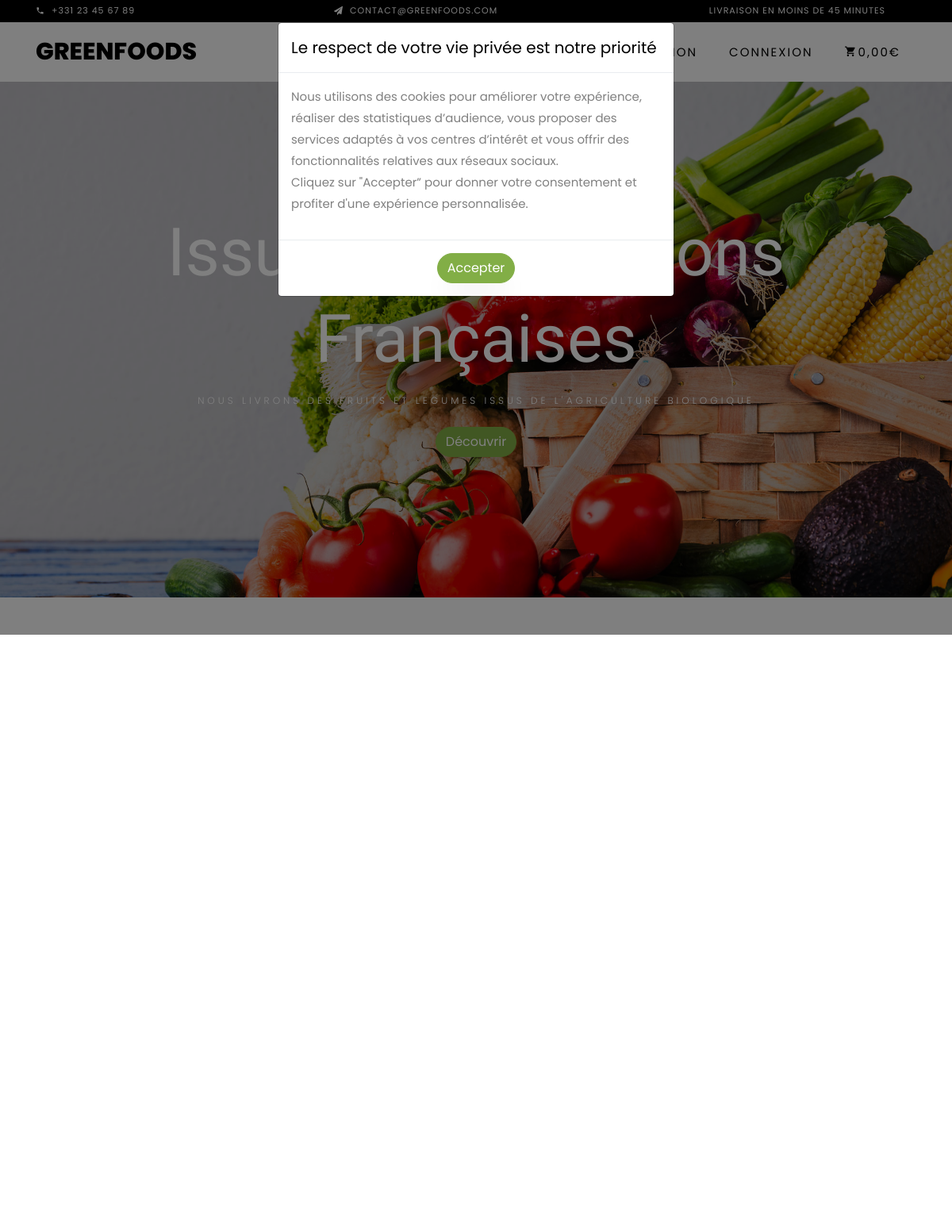
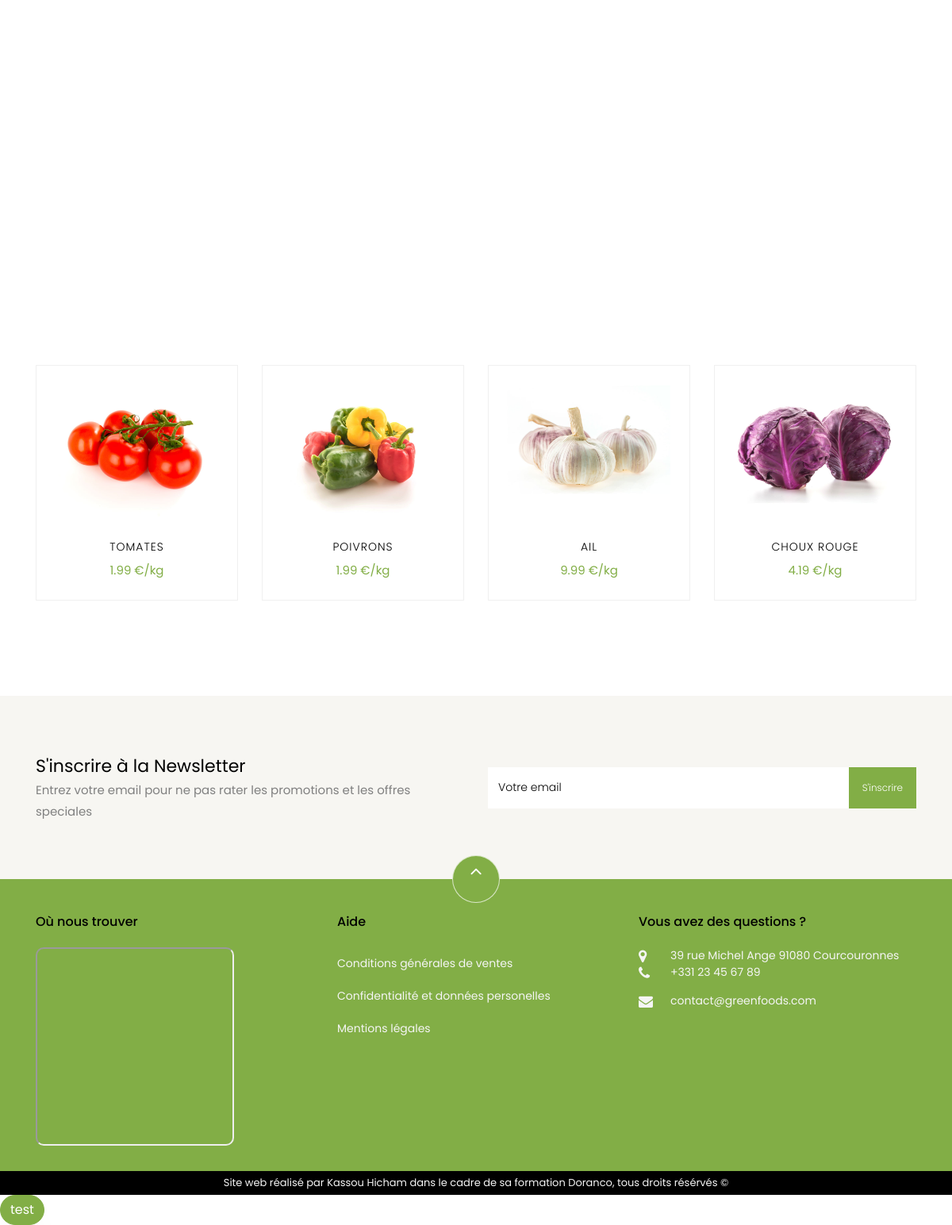
The page / on the database its author committed (2 pictures, top to bottom).
### tables this page shows
CREATE TABLE `produits` (
  `id` int(11) NOT NULL,
  `nom` varchar(32) NOT NULL,
  `type` varchar(32) NOT NULL,
  `prix` float(11,2) NOT NULL,
  `url` text NOT NULL,
  `texte` text NOT NULL
);

### _nav.php (called while the page is built)
<?php
    require_once 'bdd/connexionBdd.php';
    require 'panier/panier.class.php';
    $panier = new panier($mysqli);

### panier/panier.class.php (called while the page is built, shortened)
<?
class panier{
    private $mysqli;
    public function __construct($mysqli){
        $this->mysqli = $mysqli;
    }
    public function total(){
        $total = 0;
        $ids = array_keys($_SESSION['panier']);
            if(empty($ids)){
            $products = array();
            } else {
            $products = $this->mysqli->query('SELECT id, prix FROM produits WHERE id IN ('.implode(',',$ids).')');
            }
        return $total;
    }
}

### index.php (the view, shortened to what this page needs)
<?php
	require_once 'nav.php';
?>
    <section id="home-section" class="hero">
		  <div class="home-slider owl-carousel">
	      <div class="slider-item" style="background-image: url(images/bg_1.jpg);">
	      	<div class="overlay"></div>
	        <div class="container">
	          <div class="row slider-text justify-content-center align-items-center" data-scrollax-parent="true">
	            <div class="col-md-12 ftco-animate text-center">
	              <h1 class="mb-2">Issu des productions Françaises</h1>
	              <h2 class="subheading mb-4">Nous livrons des fruits et legumes issus de l'agriculture biologique</h2>
	              <p><a href="shop.php" class="btn btn-primary">Découvrir</a></p>
	            </div>
	          </div>
	        </div>
	      </div>
	    </div>
    </section>
    <section class="ftco-section">
			<div class="container">
				<div class="row no-gutters ftco-services">
        </div>
			</div>
		</section>
		<section class="ftco-section ftco-category ftco-no-pt">
			<div class="container">
				<div class="row">
					<div class="col-md-8">
						<div class="row">
							<div class="col-md-6 order-md-last align-items-stretch d-flex" style="min-height:524px">
							</div>
							<div class="col-md-6">
							</div>
						</div>
					</div>
					<div class="col-md-4">
					</div>
				</div>
			</div>
		</section>
    <section class="ftco-section">
    	<div class="container">
				<div class="row justify-content-center mb-3 pb-3">
        </div>
    	</div>
    	<div class="container">
    		<div class="row">
				<?php
$result = $mysqli->query('SELECT * FROM produits LIMIT 4');
foreach ($result as $row):
$url = $row['url'];
$type = $row['type'];
$nom = $row['nom'];
$prix = $row['prix'];
$id = $row['id'];
?>
<div class="col-md-6 col-lg-3">
	<div class="product">
		<a href="fiche-produit.php?id=<?php echo $id ?>" class="img-prod"><img class="img-fluid" src="images/<?php echo $url ?>.jpg" alt="<?php echo $type ?>_<?php echo $nom ?>"></a>
		<div class="text py-3 pb-4 px-3 text-center">
			<h3><?php echo $nom?></h3>
			<div class="d-flex">
				<div class="pricing">
					<p class="price"><span class="price-sale"><?php echo $prix?> €/kg</span></p>
				</div>
			</div>
		</div>
	</div>
</div>
<?php endforeach;
?>
    		</div>
    	</div>
	</section>
	<?php
	include_once 'newsletter.php';
	include_once 'footer.php' ?>
  </body>
</html>

### nav.php (shortened to what this page needs)
<?php
	require '_nav.php';
	?>
<!DOCTYPE html>
<html lang="fr">
<head>
	<link rel="stylesheet" href="css/open-iconic-bootstrap.min.css">
	<link rel="stylesheet" href="css/animate.css">
	<link rel="stylesheet" href="css/owl.carousel.min.css">
	<link rel="stylesheet" href="css/owl.theme.default.min.css">
	<link rel="stylesheet" href="css/magnific-popup.css">
	<link rel="stylesheet" href="css/aos.css">
	<link rel="stylesheet" href="css/ionicons.min.css">
	<link rel="stylesheet" href="css/bootstrap-datepicker.css">
	<link rel="stylesheet" href="css/jquery.timepicker.css">
	<link rel="stylesheet" href="css/flaticon.css">
	<link rel="stylesheet" href="css/icomoon.css">
	<link rel="stylesheet" href="css/style.css">
</head>
<body class="goto-here">
	<div class="py-1" style="background-color:black;">
		<div class="container">
			<div class="row no-gutters d-flex align-items-start align-items-center px-md-0">
				<div class="col-lg-12 d-block">
					<div class="row d-flex">
						<div class="col-md pr-2 d-flex topper align-items-center">
							<div class="icon mr-2 d-flex justify-content-center align-items-center"><span
									class="icon-phone2"></span></div>
							<span class="text">+331 23 45 67 89</span>
						</div>
						<div class="col-md pr-3 d-flex topper align-items-center">
							<div class="icon mr-2 d-flex justify-content-center align-items-center"><span
									class="icon-paper-plane"></span></div>
							<span class="text">contact@greenfoods.com</span>
						</div>
						<div class="col-md-4 pr-4 d-flex topper align-items-center text-lg-right">
							<span class="text">Livraison en moins de 45 minutes</span>
						</div>
					</div>
				</div>
			</div>
		</div>
	</div>
	<nav class="navbar navbar-expand-lg navbar-dark ftco_navbar bg-dark ftco-navbar-light" id="ftco-navbar">
		<div class="container" style="height:75px">
			<a class="navbar-brand" href="index.php"><span class="txtColor">Greenfoods</span></a>
			<div class="collapse navbar-collapse" id="ftco-nav" style="background-color: white; text-align: center;">
				<ul class="navbar-nav ml-auto">
					<li class="nav-item active"><a href="index.php" class="nav-link" style="color:#82ae46">Home</a></li>
					<li class="nav-item"><a href="shop.php" class="nav-link">Boutique</a></li>
					<li class="nav-item"><a href="contact.php" class="nav-link">Contact</a></li>
					<?php if(isset($_SESSION['prenom'])){
				  echo '<li class="nav-item"><a href="mesCommandes.php" class="nav-link">Mes commandes</a></li><li class="nav-item"><a style="color:darkred;" href="deconnection.php" class="nav-link">Deconnection</a></li>';
			  }else {
				echo '<li class="nav-item"><a href="inscription.php" class="nav-link">Inscription</a></li><li class="nav-item"><a href="connexion.php" class="nav-link">Connexion</a></li>';
			  }
			  ?>
					<li class="nav-item cta cta-colored"><a href="cart.php" class="nav-link"><span
								class="icon-shopping_cart"></span><span
								id='total'><?php echo number_format($panier->total(),2,',',' ')?></span>€</a></li>
				</ul>
			</div>
		</div>
	</nav>

### newsletter.php
<section class="ftco-section ftco-no-pt ftco-no-pb py-5 bg-light">
      <div class="container py-4">
        <div class="row d-flex justify-content-center py-5">
          <div class="col-md-6">
          	<h2 style="font-size: 22px;" class="mb-0">S'inscrire à la Newsletter</h2>
          	<span>Entrez votre email pour ne pas rater les promotions et les offres speciales</span>
          </div>
          <div class="col-md-6 d-flex align-items-center">
            <form method="post" action="newsletterConfirm.php" class="subscribe-form">
              <div class="form-group d-flex">
                <input name="mail" type="text" class="form-control" placeholder="Votre email">
                <input type="submit" value="S'inscrire" class="submit px-3">
              </div>
            </form>
          </div>
        </div>
      </div>
</section>

### footer.php (shortened to what this page needs)
<footer class="ftco-footer ftco-section basDePage" >
  <div class="container">
    <div class="row">
      <div class="mouse">
        <a href="#" class="mouse-icon">
          <div class="mouse-wheel"><span class="ion-ios-arrow-up"></span></div>
        </a>
      </div>
    </div>
    <div class="row mb-5">
      <div class="col-md-4 carte">
        <div class="ftco-footer-widget mb-4">
          <h2 class="ftco-heading-2">Où nous trouver </h2>
          <iframe
            src="https://www.google.com/maps/embed?pb=!1m18!1m12!1m3!1d2637.2315888969033!2d2.4208612153896283!3d48.62455022509743!2m3!1f0!2f0!3f0!3m2!1i1024!2i768!4f13.1!3m3!1m2!1s0x47e5de11d2206443%3A0x78099792b8978187!2s39%20Rue%20Michel%20Ange%2C%2091080%20Courcouronnes!5e0!3m2!1sfr!2sfr!4v1571417382956!5m2!1sfr!2sfr"
            width="250" height="250" style="border-radius:10px;" allowfullscreen=""></iframe>
        </div>
      </div>
      <div class="col-md-4">
        <div class="ftco-footer-widget mb-4">
          <h2 class="ftco-heading-2">Aide</h2>
          <div class="d-flex">
          <ul class="list-unstyled mr-l-5 pr-l-3 mr-4">
              <li><a href="cgv.php" class="py-2 d-block">Conditions générales de ventes</a></li>
              <li><a href="condition.php" class="py-2 d-block">Confidentialité et données personelles</a></li>
              <li><a href="mention.php" class="py-2 d-block">Mentions légales</a></li>
            </ul>
          </div>
        </div>
      </div>
      <div class="col-md-4">
        <div class="ftco-footer-widget mb-4">
          <h2 class="ftco-heading-2">Vous avez des questions ?</h2>
          <div class="block-23 mb-3">
            <ul>
              <li><span class="icon icon-map-marker"></span><span class="text">39 rue Michel Ange 91080
                  Courcouronnes</span></li>
              <li><a href="#"><span class="icon icon-phone"></span><span class="text">+331 23 45 67 89</span></a></li>
              <li><a href="#"><span class="icon icon-envelope"></span><span
                    class="text">contact@greenfoods.com</span></a></li>
            </ul>
          </div>
        </div>
      </div>
    </div>
  </div>
  <div class="footer1">
    <div class="col-md-12 text-center">
      <p>Site web réalisé par Kassou Hicham dans le cadre de sa formation Doranco, tous droits résérvés © </p>
    </div>
  </div>
</footer>
<?php if(!isset($_COOKIE['accept_cookie'])){
include 'cookie.php';
}   ?>

### cookie.php
<button type="button" class="btn btn-primary affModal" data-toggle="modal" data-target="#exampleModal" data-backdrop="static">test
</button>
<div class="modal fade" id="exampleModal" tabindex="-1" role="dialog" aria-labelledby="exampleModalLabel" aria-hidden="true">
  <div class="modal-dialog" role="document">
    <div class="modal-content">
      <div class="modal-header">
        <h5 class="modal-title" id="exampleModalLabel">Le respect de votre vie privée est notre priorité</h5>
      </div>
      <div class="modal-body">
        <p> Nous utilisons des cookies pour améliorer votre expérience, réaliser des statistiques d’audience, vous proposer
        des services adaptés à vos centres d’intérêt et vous offrir des fonctionnalités relatives aux réseaux sociaux. <br>
        Cliquez sur "Accepter” pour donner votre consentement et profiter d'une expérience
        personnalisée.</p>
      </div>
      <div class="modal-footer">
        <a style="text-align:center" href="acceptCookie.php" class="btn btn-primary" >Accepter</a>
      </div>
    </div>
  </div>
</div>

### css/icomoon.css (style rules this page uses)
[class^="icon-"], [class*=" icon-"] { font-family: 'icomoon' !important; speak: none; font-style: normal; font-weight: normal; font-variant: normal; text-transform: none; line-height: 1; -webkit-font-smoothing: antialiased; -moz-osx-font-smoothing: grayscale; }
.icon-map-marker:before { content: "\f041"; }
.icon-phone:before { content: "\f095"; }
.icon-envelope:before { content: "\f0e0"; }
.icon-paper-plane:before { content: "\f1d8"; }
.icon-phone2:before { content: "\e0cd"; }
.icon-shopping_cart:before { content: "\e8cc"; }

### rows shown on the page
produits: url (picture), nom "TOMATES", prix "1.99…"
produits: url (picture), nom "POIVRONS", prix "1.99…"
produits: shows a picture, nom "AIL", prix "9.99…"
produits: url (picture), nom "CHOUX ROUGE", prix "4.19…"

### other values the page prints
$panier->total() "0,00"
